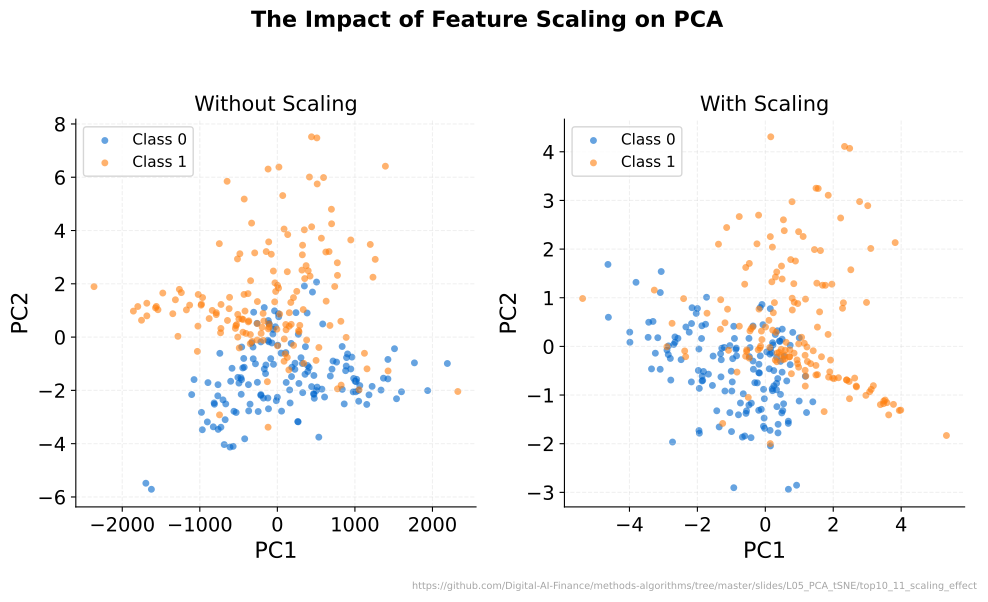

Recreate this plot in Python.
"""Scaling Effect on PCA - Compares PCA with and without StandardScaler."""
import matplotlib.pyplot as plt
import numpy as np
from pathlib import Path
from sklearn.decomposition import PCA
from sklearn.datasets import make_classification
from sklearn.preprocessing import StandardScaler
import sys
sys.path.insert(0, str(Path(__file__).resolve().parents[3] / 'templates'))
from chart_style import apply_style, COLORS, MLPURPLE, MLBLUE, MLORANGE, MLGREEN, MLRED, MLLAVENDER
apply_style()

CHART_METADATA = {
    "title": "The Impact of Feature Scaling on PCA",
    "description": "Side-by-side PCA projections with and without standard scaling",
    "url": "https://github.com/Digital-AI-Finance/methods-algorithms/tree/master/slides/L05_PCA_tSNE/top10_11_scaling_effect"
}


X, y = make_classification(n_samples=300, n_features=5, n_informative=3, random_state=42)
X[:, 0] *= 1000  # scale imbalance

pca_raw = PCA(n_components=2, random_state=42)
scores_raw = pca_raw.fit_transform(X)

scaler = StandardScaler()
X_scaled = scaler.fit_transform(X)
pca_scaled = PCA(n_components=2, random_state=42)
scores_scaled = pca_scaled.fit_transform(X_scaled)

colors = [MLBLUE, MLORANGE]
fig, axes = plt.subplots(1, 2, figsize=(10, 6))

for cls in [0, 1]:
    mask = y == cls
    axes[0].scatter(scores_raw[mask, 0], scores_raw[mask, 1], c=colors[cls],
                    alpha=0.6, s=25, edgecolors='none', label=f'Class {cls}')
    axes[1].scatter(scores_scaled[mask, 0], scores_scaled[mask, 1], c=colors[cls],
                    alpha=0.6, s=25, edgecolors='none', label=f'Class {cls}')

axes[0].set_title('Without Scaling', fontsize=15)
axes[0].set_xlabel('PC1')
axes[0].set_ylabel('PC2')
axes[0].legend(loc='upper left', fontsize=11)

axes[1].set_title('With Scaling', fontsize=15)
axes[1].set_xlabel('PC1')
axes[1].set_ylabel('PC2')
axes[1].legend(loc='upper left', fontsize=11)

fig.suptitle('The Impact of Feature Scaling on PCA', fontsize=16, fontweight='bold', y=0.98)

plt.figtext(0.99, 0.01, CHART_METADATA['url'],
            fontsize=7, color='gray', ha='right', va='bottom', alpha=0.7)
plt.tight_layout(rect=[0, 0.02, 1, 0.95])
plt.savefig(Path(__file__).parent / 'chart.pdf', dpi=300, bbox_inches='tight', facecolor='white')
plt.close()
print("Chart saved: top10_11_scaling_effect/chart.pdf")
